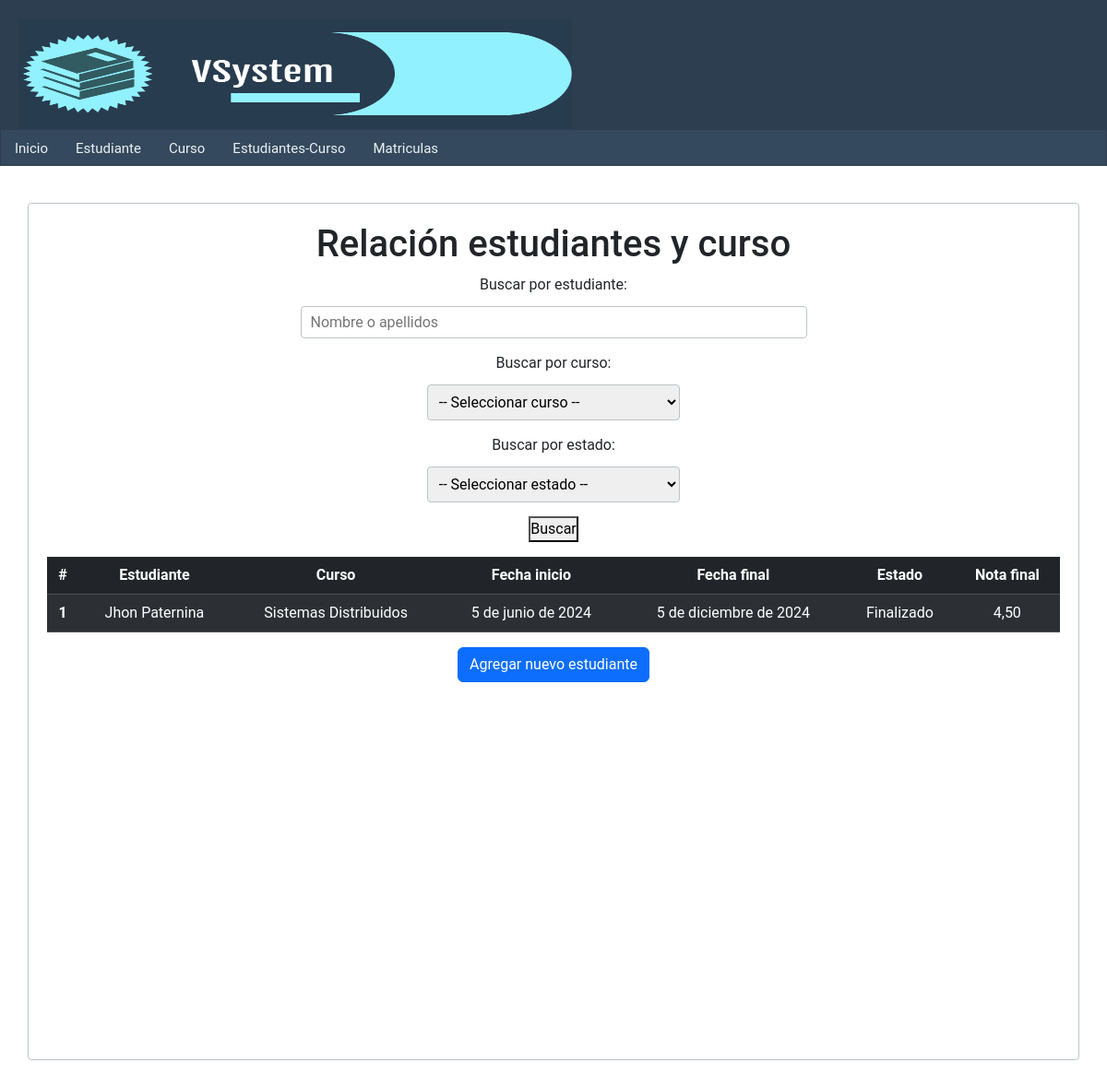
/estudiantes-curso/, run on an earlier commit of the app's database.
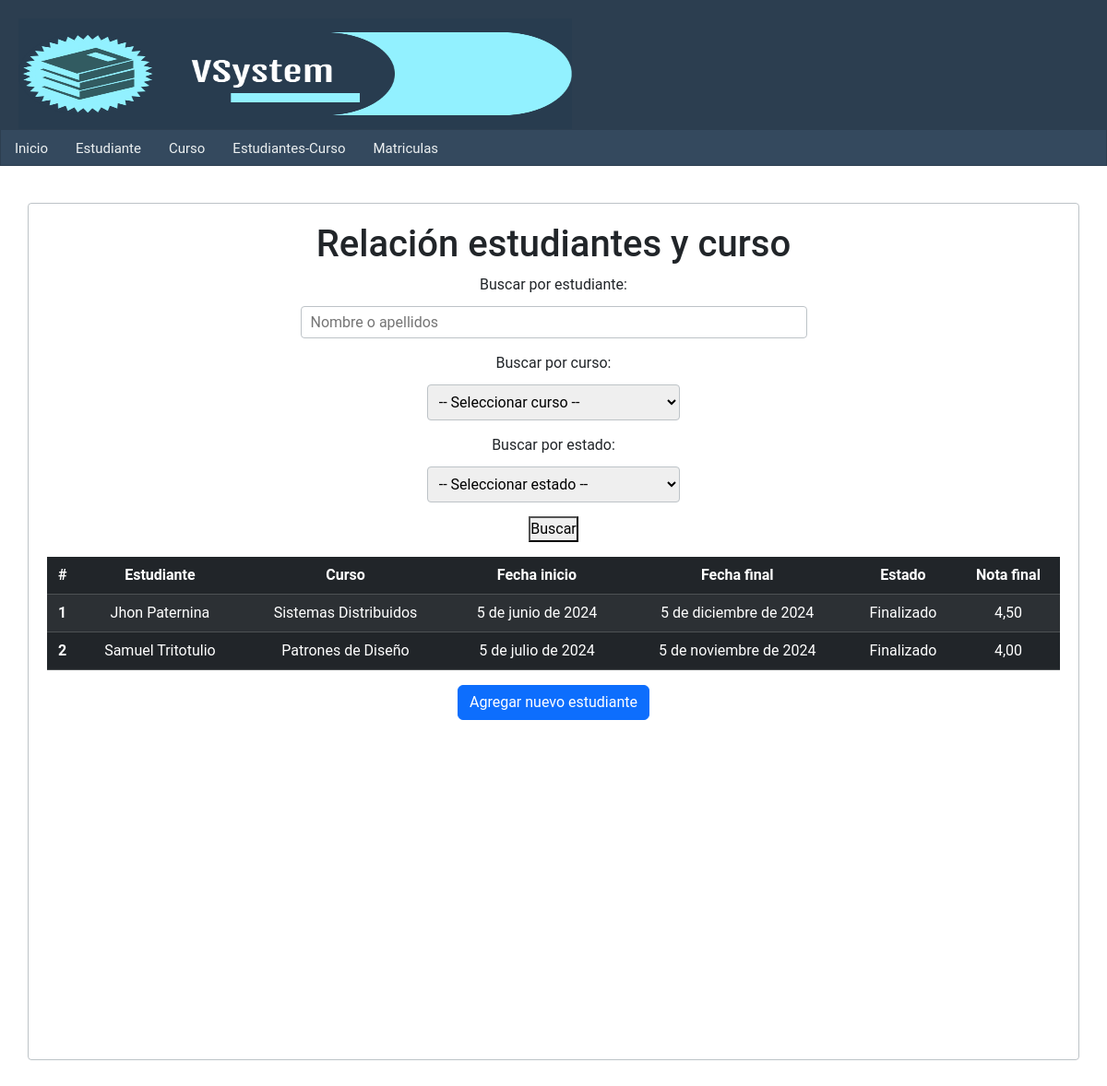
And on a later commit of the database.
### estudiante_curso/models.py (models this page shows, shortened)
class EstudianteCurso(models.Model):
    estudiante = models.ForeignKey(Persona, on_delete=models.SET_NULL, null = True, related_name='cursos', limit_choices_to={'rol':'Estudiante'})
    curso = models.ForeignKey(curso, on_delete=models.SET_NULL, null= True)
    fechaInicio = models.DateField()
    fechaFinal = models.DateField()
    estado = models.CharField(max_length=100)
    notaFinal = models.DecimalField(max_digits=3, decimal_places=2)
    class Meta:
        db_table = 'Estudiantes_Cursos'

### persona/models.py (models this page shows, shortened)
class Persona(models.Model):
    nombre = models.CharField(max_length=100)
    apellidos = models.CharField(max_length=100)
    dni = models.CharField(max_length=10)
    telefono = models.CharField(max_length=10)
    email = models.EmailField()
    fecha_nacimiento = models.DateField()
    rol = models.CharField(max_length=20)
    create_at = models.DateTimeField(auto_now=True)
    class Meta:
        db_table = 'Persona'

### curso/models.py (models this page shows, shortened)
class curso(models.Model):
    nombre = models.CharField(max_length=100)
    capacidad_max = models.IntegerField()
    profesor = models.ForeignKey(Persona, on_delete=models.SET_NULL, null=True)
    estudiantes = models.ManyToManyField(Persona, related_name='cursos_estudiante', blank=True)
    class Meta:
        db_table = 'Curso'

### estudiante_curso/views.py (the view)
# urls.py: path('estudiantes-curso/', Estudiante_Curso, name='lista-estudiantes-cursos'),
def Estudiante_Curso(request):
    estudiante = request.GET.get('estudiante')
    curso = request.GET.get('curso')
    estado = request.GET.get('estado')
    estudianteCurso = EstudianteCurso.objects.all()
    if estudiante:
        estudianteCurso = estudianteCurso.filter(estudiante__nombre__icontains=estudiante) | estudianteCurso.filter(estudiante__apellidos__icontains=estudiante)
    if curso:
        estudianteCurso = estudianteCurso.filter(curso__id=curso)
    if estado:
        estudianteCurso = estudianteCurso.filter(estado=estado)
    cursos = EstudianteCurso.objects.values('curso__id', 'curso__nombre').distinct()
    estados = EstudianteCurso.objects.values('estado').distinct()
    return render(request, 'lista_est_cur.html', {
        'title': 'Relación estudiantes y curso',
        'estudiantes_cursos': estudianteCurso,
        'cursos': cursos,
        'estados': estados,
    })

### estudiante_curso/templates/lista_est_cur.html (shortened to what this page needs)
{% extends "index.html" %}
{% block content %}
    <h1>{{ title }}</h1>
    <form method="GET" action="{% url 'lista-estudiantes-cursos' %} "class="mb-3">
        <div>
            <label for="estudiante">Buscar por estudiante:</label>
            <input type="text" name="estudiante" id="estudiante" placeholder="Nombre o apellidos" value="{{ request.GET.estudiante }}">
        </div>
        <div>
            <label for="curso">Buscar por curso:</label>
            <select name="curso" id="curso">
                <option value="">-- Seleccionar curso --</option>
            </select>
        </div>
        <div>
            <label for="estado">Buscar por estado:</label>
            <select name="estado" id="estado">
                <option value="">-- Seleccionar estado --</option>
            </select>
        </div>
        <button type="submit">Buscar</button>
    </form>
    <table class="table table-dark table-striped">
        <thead>
            <tr>
                <th scope="col">#</th>
                <th scope="col">Estudiante</th>
                <th scope="col">Curso</th>
                <th scope="col">Fecha inicio</th>
                <th scope="col">Fecha final</th>
                <th scope="col">Estado</th>
                <th scope="col">Nota final</th>
            </tr>
        </thead>
        <tbody>
            {% for estudiante_curso in estudiantes_cursos %}
            <tr>
                <th scope="row">{{ forloop.counter }}</th>
                <td>{{ estudiante_curso.estudiante.nombre }} {{ estudiante_curso.estudiante.apellidos }}</td>
                <td>{{ estudiante_curso.curso.nombre }}</td>
                <td>{{ estudiante_curso.fechaInicio }}</td>
                <td>{{ estudiante_curso.fechaFinal }}</td>
                <td>{{ estudiante_curso.estado }}</td>
                <td>{{ estudiante_curso.notaFinal }}</td>
            </tr>
            {% endfor %}
        </tbody>
    </table>
    <a href="{% url 'formulario_estudiante_curso' %}" class="btn btn-primary">Agregar nuevo estudiante</a>
{% endblock %}

What changed in the data, as far as the page shows it:
added EstudianteCurso: estudiante.nombre "Samuel", estudiante.apellidos "Tritotulio", curso.nombre "Patrones de Diseño", fechaInicio "5 de julio de 2024", fechaFinal "5 de noviembre de 2024", estado "Finalizado", notaFinal "4,00"
